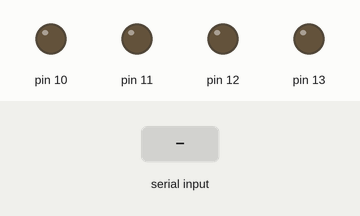
Simulated run of this sketch. Board: Arduino Uno, built for the host (arithmetic inside an expression is 32-bit, double 64-bit). Shown: output pins drawn as LEDs (lit = HIGH). Inputs (shaded band) come from the test bench.

Above: at 1.2 s.
1.3 s: "W" received over Serial
At 2.0 s:
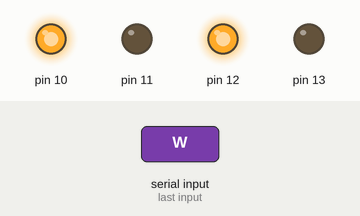
2.8 s: "S" received over Serial
At 3.2 s:
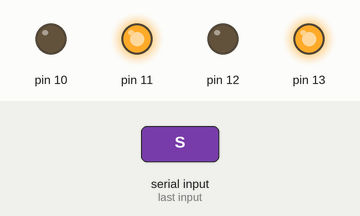
4.3 s: "A" received over Serial
At 5.5 s:
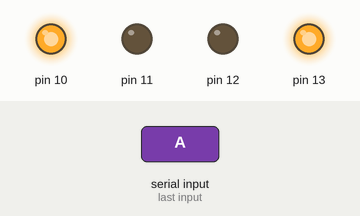
5.8 s: "D" received over Serial
At 6.7 s:
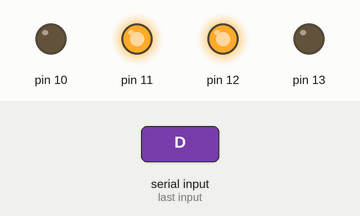
Timing chart, 0 to 8.3 s (numbered marks = the images above; inputs shaded):
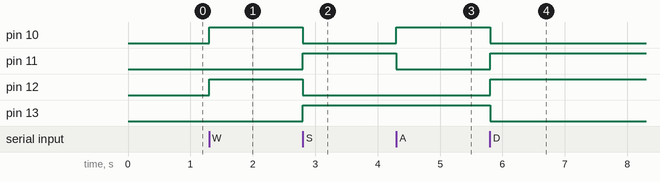

The sketch:

tremendous_blad_jofo1__2_.ino
```cpp
char ch = 0;
void setup()
{
    char i;
  Serial.begin(9600);
    for(i=10;i<14;i++)
    {
      pinMode(i,OUTPUT);
      digitalWrite(i,LOW);
    }
}
void loop()
{
  if(Serial.available()>0)
   {
      ch = Serial.read();
      switch(ch)
      {
        case 'W':
          digitalWrite(10,HIGH);
          digitalWrite(11,LOW);
          digitalWrite(12,HIGH);
          digitalWrite(13,LOW);
          break;
        case 'S':
          digitalWrite(10,LOW);
          digitalWrite(11,HIGH);
          digitalWrite(12,LOW);
          digitalWrite(13,HIGH);
          break;
        case 'A':
          digitalWrite(10,HIGH);
          digitalWrite(11,LOW);
          digitalWrite(12,LOW);
          digitalWrite(13,HIGH);
          break;
        case 'D':
          digitalWrite(10,LOW);
          digitalWrite(11,HIGH);
          digitalWrite(12,HIGH);
          digitalWrite(13,LOW);
          break;
       default:
          break;
     }
 }
}
```

Measured:
- after the input at 1.3 s, pin 10, pin 12: LOW → HIGH at once
- after the input at 2.8 s, pin 10, pin 12: HIGH → LOW at once; pin 11, pin 13: LOW → HIGH at once
- after the input at 4.3 s, pin 10: LOW → HIGH at once; pin 11: HIGH → LOW at once
- after the input at 5.8 s, pin 10, pin 13: HIGH → LOW at once; pin 11, pin 12: LOW → HIGH at once
